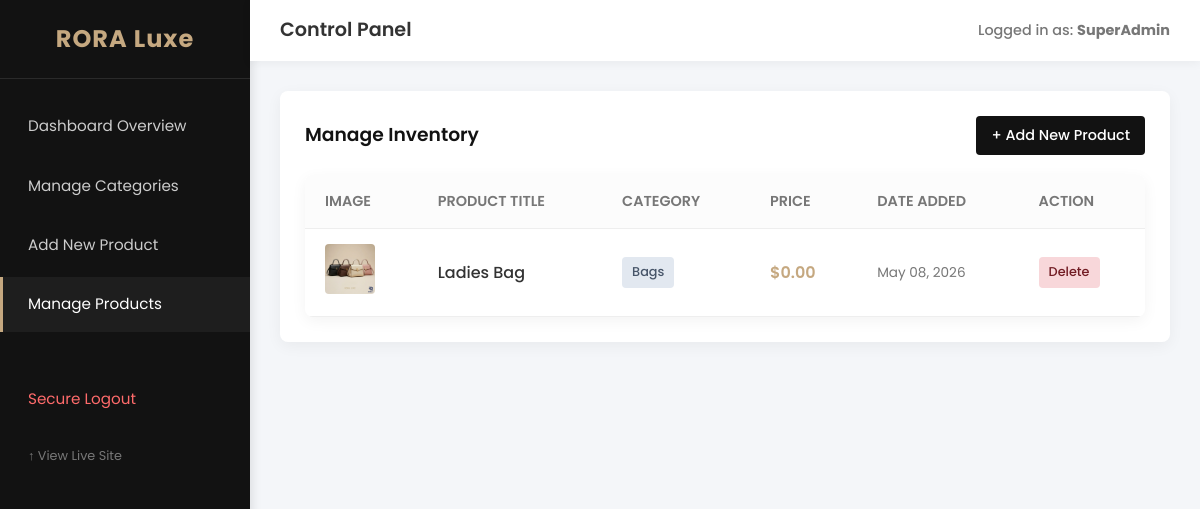
/admin/manage_products.php (signed in), run on the app's committed database.
### tables this page shows
CREATE TABLE `products` (
  `id` int(11) NOT NULL,
  `title` varchar(200) NOT NULL,
  `description` text NOT NULL,
  `price` decimal(10,2) NOT NULL,
  `category_id` int(11) NOT NULL,
  `subcategory_id` int(11) DEFAULT NULL,
  `image` varchar(255) NOT NULL,
  `created_at` timestamp NOT NULL DEFAULT current_timestamp()
);

CREATE TABLE `categories` (
  `id` int(11) NOT NULL,
  `name` varchar(100) NOT NULL,
  `parent_id` int(11) DEFAULT NULL
);

### admin/manage_products.php (the view, shortened to what this page needs)
<?php
require_once '../includes/db.php';
include '../includes/admin_header.php';
$query = "
    SELECT p.id, p.title, p.price, p.image, p.created_at, c.name AS category_name
    FROM products p
    LEFT JOIN categories c ON p.category_id = c.id
    ORDER BY p.created_at DESC
";
$result = $conn->query($query);
?>
<div class="admin-card">
    <div style="display: flex; justify-content: space-between; align-items: center; margin-bottom: 20px;">
        <h3 style="margin: 0; border: none; padding: 0;">Manage Inventory</h3>
        <a href="add_product.php" class="btn" style="padding: 8px 15px; font-size: 0.9rem;">+ Add New Product</a>
    </div>
    <table class="admin-table">
        <thead>
            <tr>
                <th>Image</th>
                <th>Product Title</th>
                <th>Category</th>
                <th>Price</th>
                <th>Date Added</th>
                <th>Action</th>
            </tr>
        </thead>
        <tbody>
            <?php if ($result && $result->num_rows > 0): ?>
                <?php while ($product = $result->fetch_assoc()): ?>
                    <tr>
                        <td>
                            <img src="../assets/uploads/<?php echo htmlspecialchars($product['image']); ?>"
                                 alt="Thumbnail"
                                 style="width: 50px; height: 50px; object-fit: cover; border-radius: 4px;"
                                 onerror="this.src='../assets/images/placeholder.jpg'">
                        </td>
                        <td style="font-weight: 500;"><?php echo htmlspecialchars($product['title']); ?></td>
                        <td><span class="badge" style="background: #e2e8f0; color: #475569;"><?php echo htmlspecialchars($product['category_name']); ?></span></td>
                        <td style="color: var(--secondary-color); font-weight: 600;">$<?php echo number_format($product['price'], 2); ?></td>
                        <td style="color: var(--text-muted); font-size: 0.85rem;">
                            <?php echo date('M d, Y', strtotime($product['created_at'])); ?>
                        </td>
                        <td>
                            <a href="?delete=<?php echo $product['id']; ?>"
                               class="badge badge-danger"
                               style="text-decoration: none;"
                               onclick="return confirm('Are you sure you want to delete this product? This action cannot be undone.');">
                               Delete
                            </a>
                        </td>
                    </tr>
                <?php endwhile; ?>
            <?php endif; ?>
        </tbody>
    </table>
</div>
<?php include '../includes/admin_footer.php'; ?>

### assets/css/style.css (style rules this page uses)
:root { --primary-color: #121212; --secondary-color: #c5a880; --background-light: #f9f9fa; --text-main: #333333; --text-muted: #777777; --white: #ffffff; --border-color: #eeeeee; --transition-speed: 0.3s; --box-shadow: 0 4px 15px rgba(0, 0, 0, 0.05); --hover-shadow: 0 10px 25px rgba(0, 0, 0, 0.12); }
* { margin: 0; padding: 0; box-sizing: border-box; font-family: 'Poppins', sans-serif; }
body { background-color: var(--background-light); color: var(--text-main); line-height: 1.6; overflow-x: hidden; }
h1, h2, h3, h4, h5, h6 { color: var(--primary-color); font-weight: 600; }
a { text-decoration: none; color: inherit; transition: color var(--transition-speed) ease; }
.btn { display: inline-block; background-color: var(--primary-color); color: var(--white); padding: 10px 25px; border: none; border-radius: 4px; cursor: pointer; font-weight: 500; text-align: center; transition: all var(--transition-speed) ease; }

### assets/css/admin.css (style rules this page uses)
.admin-body { background-color: #f4f6f9; display: flex; min-height: 100vh; margin: 0; overflow-x: hidden; }
.admin-table { width: 100%; border-collapse: collapse; background: var(--white); border-radius: 8px; overflow: hidden; box-shadow: var(--box-shadow); margin-top: 20px; }
.admin-table th, .admin-table td { padding: 15px 20px; text-align: left; border-bottom: 1px solid var(--border-color); }
.admin-table th { background-color: #fcfcfc; font-weight: 600; color: var(--text-muted); font-size: 0.9rem; text-transform: uppercase; }
.admin-table img { border-radius: 4px; object-fit: cover; }
.admin-card { background: var(--white); padding: 25px; border-radius: 8px; box-shadow: var(--box-shadow); margin-bottom: 20px; }
.admin-card h3 { margin-bottom: 20px; border-bottom: 1px solid var(--border-color); padding-bottom: 10px; }
.badge { padding: 5px 10px; border-radius: 4px; font-size: 0.8rem; font-weight: 500; display: inline-block; }
.badge-danger { background-color: #f8d7da; color: #721c24; }

### data on the page
products: image (picture), title "Ladies Bag", category.name "Bags", price "0.00", created_at "May 08, 2026"

### other printed values
$_SESSION['admin_username'] "SuperAdmin"
